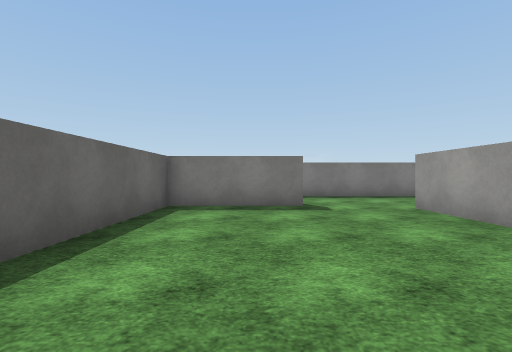
View 1 (above)

14 first-person views from a walk through a Unity game level. The camera is 1.2 m above the floor, looks level and sees 85° across. The floor is counted in squares, 2 m on a side. Each view is taken from the middle of a square. On the plan, view 1 faces up. The plan holds only what a view shows up to about 9 squares ahead; the rest is blank. The place goes on beyond the plan. The player character is not drawn. Surface patterns are stand-ins for the level's own textures.

View 2
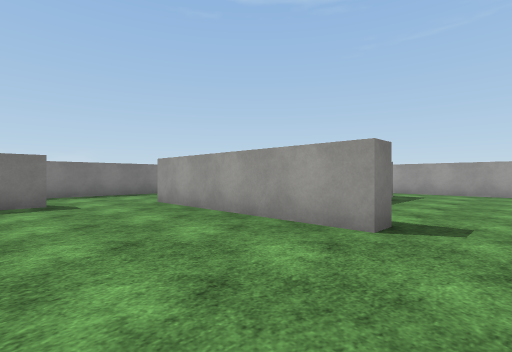

View 3
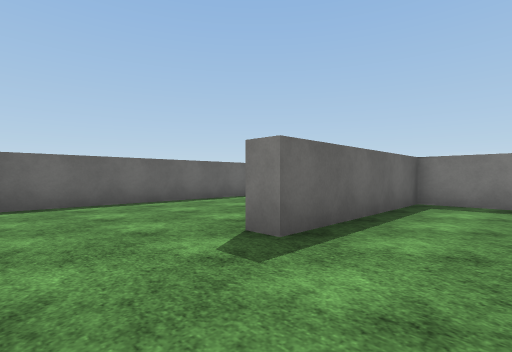

View 4
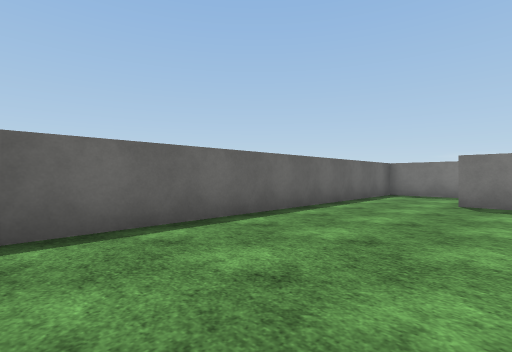

View 5
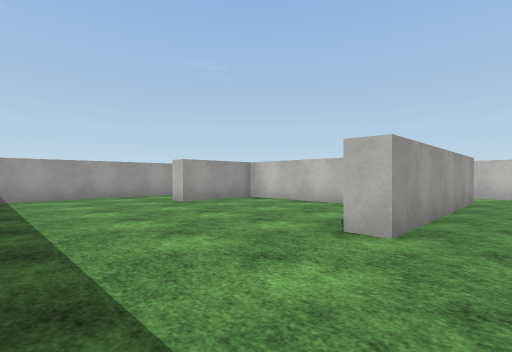

View 6
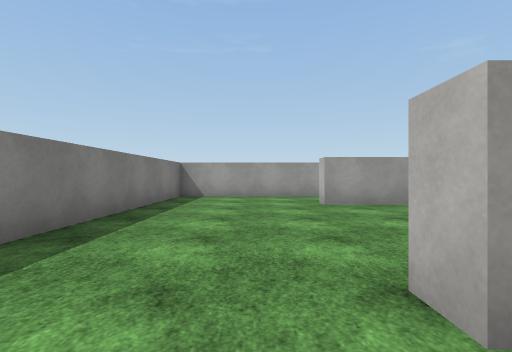

View 7
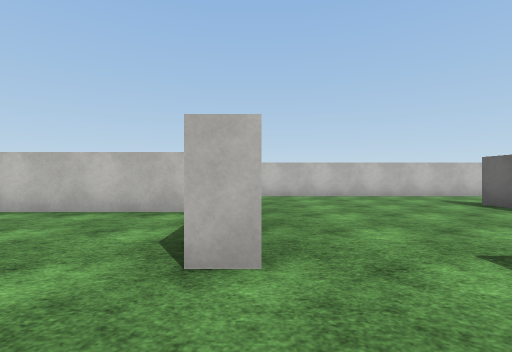

View 8
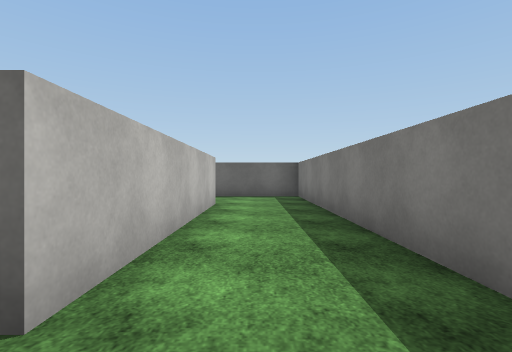

View 9
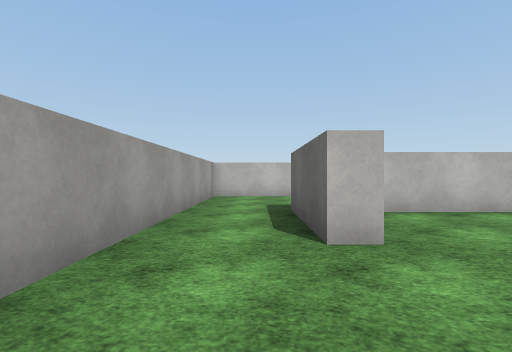

View 10
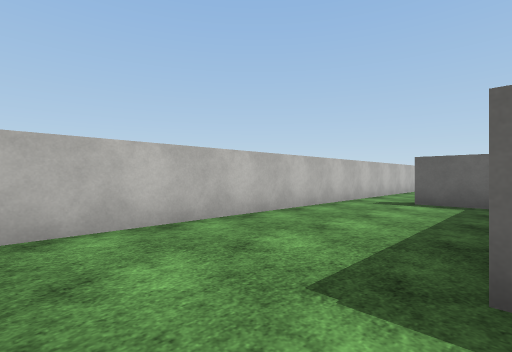

View 11
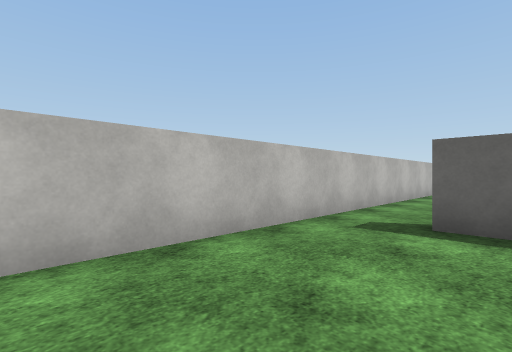

View 12
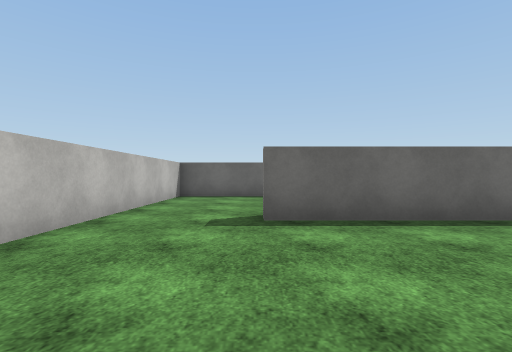

View 13
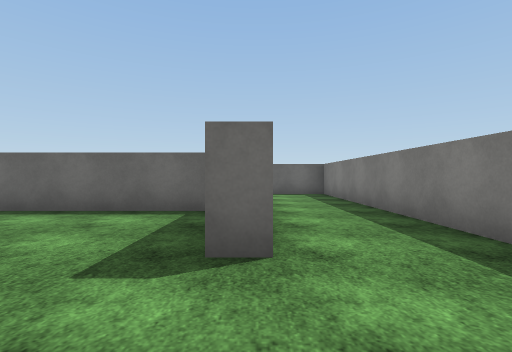

View 14
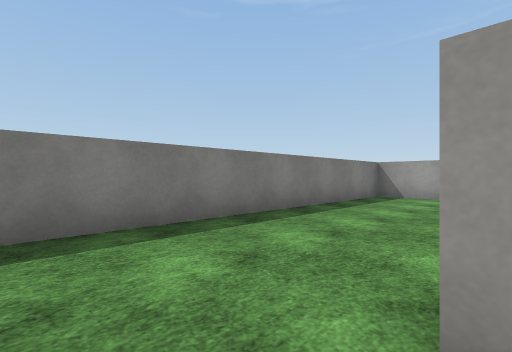

### Floor plan
Ten units are one square. View 1 is at (0, 0); x grows to the right and y downward. Boxes are objects, and circles mark ways between rooms. Rooms are numbered by the first view taken in them; rooms with no view inside come last. Other rooms are left out.
<svg viewBox="-67 -87 174 104">
<path fill="none" stroke="#000" d="M35 -15 35 -2 30 -2 30 -52M9 -61 9 -56 -18 -56 -18 -11 -24 -11M-32 -56 -41 -56M83 -46 83 -18M-62 -65 -62 12 102 12 102 -55M30 -52 35 -52M41 -23 79 -23 79 -46 83 -46M102 -55 102 -82 -62 -82 -62 -65M-40 -61 9 -61"/>
<circle cx="-55" cy="-60" r="3" fill="#2a7"/>
<circle cx="15" cy="-55" r="3" fill="#2a7"/>
<circle cx="95" cy="-45" r="3" fill="#2a7"/>
<text x="10" y="-20">1</text>
<text x="40" y="-60">2</text>
</svg>
Room 1 opens to room 2.

Where each view was taken, in squares from view 1:
view 1: 0 up, 0 right, facing up
view 2: 1 down, 0 right, facing up-right
view 3: 1 down, 0 right, facing up-left
view 4: 1 down, 3 left, facing up-left
view 5: 8 up, 2 right, facing down-right
view 6: 6 up, 2 right, facing right
view 7: 7 up, 3 right, facing down
view 8: 7 up, 2 right, facing left
view 9: 7 up, 9 right, facing down
view 10: 2 up, 10 right, facing down-left
view 11: 1 up, 7 right, facing down-left
view 12: 1 up, 2 right, facing left
view 13: 6 up, 3 right, facing left
view 14: 5 up, 2 right, facing up-right
